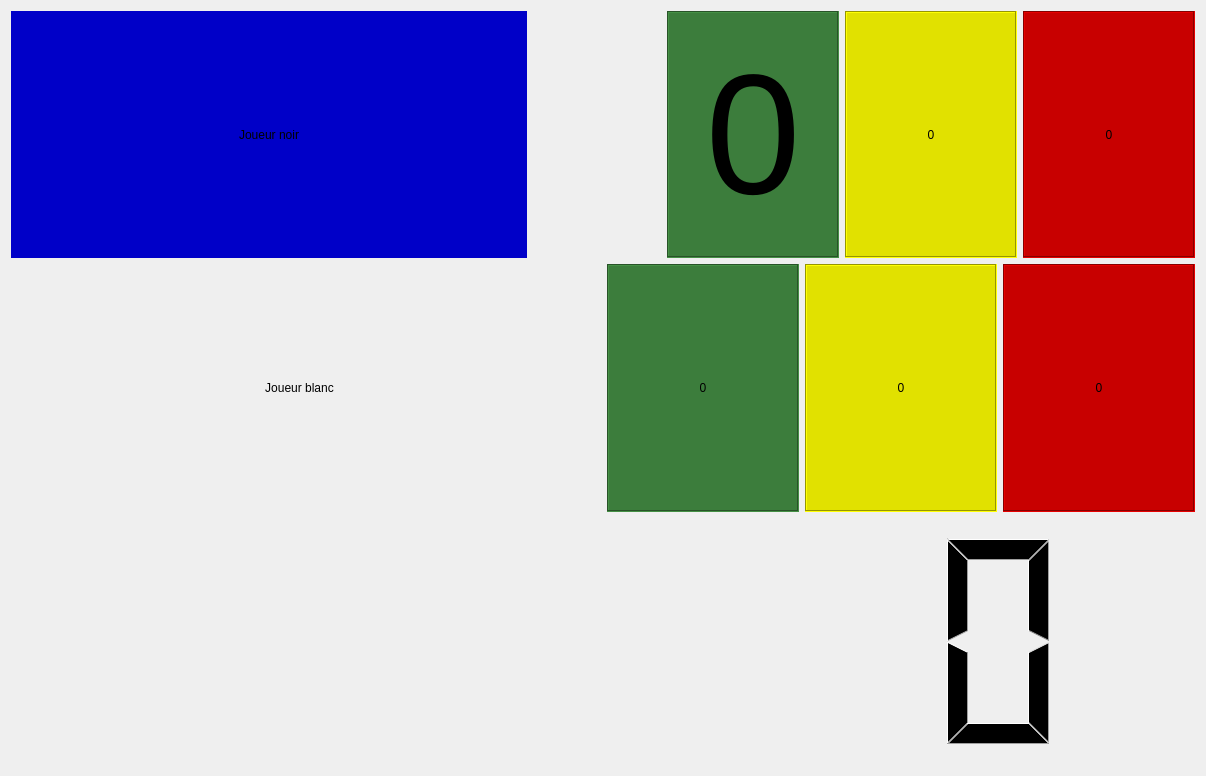
<?xml version="1.0" encoding="UTF-8"?>
<ui version="4.0">
 <class>Scoreboard</class>
 <widget class="QWidget" name="Scoreboard">
  <property name="geometry">
   <rect>
    <x>0</x>
    <y>0</y>
    <width>1206</width>
    <height>776</height>
   </rect>
  </property>
  <property name="minimumSize">
   <size>
    <width>1035</width>
    <height>773</height>
   </size>
  </property>
  <property name="windowTitle">
   <string>Openroll</string>
  </property>
  <property name="windowIcon">
   <iconset resource="resources.qrc">
    <normaloff>:/icons/icon</normaloff>:/icons/icon</iconset>
  </property>
  <layout class="QVBoxLayout" name="main_vlayout">
   <item>
    <layout class="QHBoxLayout" name="comp1_layout">
     <item>
      <widget class="QLabel" name="comp1_name">
       <property name="sizePolicy">
        <sizepolicy hsizetype="Expanding" vsizetype="Expanding">
         <horstretch>3</horstretch>
         <verstretch>1</verstretch>
        </sizepolicy>
       </property>
       <property name="styleSheet">
        <string notr="true">font: 36pt 'Arial';
background-color: rgb(0, 0, 200);
color: 'white';</string>
       </property>
       <property name="text">
        <string>Joueur noir</string>
       </property>
       <property name="scaledContents">
        <bool>false</bool>
       </property>
       <property name="alignment">
        <set>Qt::AlignCenter</set>
       </property>
      </widget>
     </item>
     <item>
      <layout class="QVBoxLayout" name="c1FlagVLayout">
       <property name="sizeConstraint">
        <enum>QLayout::SetDefaultConstraint</enum>
       </property>
       <item>
        <widget class="QLabel" name="c1FlagLabel">
         <property name="enabled">
          <bool>true</bool>
         </property>
         <property name="sizePolicy">
          <sizepolicy hsizetype="Fixed" vsizetype="Fixed">
           <horstretch>0</horstretch>
           <verstretch>0</verstretch>
          </sizepolicy>
         </property>
         <property name="minimumSize">
          <size>
           <width>128</width>
           <height>72</height>
          </size>
         </property>
         <property name="maximumSize">
          <size>
           <width>128</width>
           <height>72</height>
          </size>
         </property>
         <property name="baseSize">
          <size>
           <width>0</width>
           <height>0</height>
          </size>
         </property>
         <property name="autoFillBackground">
          <bool>false</bool>
         </property>
         <property name="styleSheet">
          <string notr="true"/>
         </property>
         <property name="lineWidth">
          <number>1</number>
         </property>
         <property name="text">
          <string notr="true"/>
         </property>
         <property name="pixmap">
          <pixmap resource="resources.qrc">:/flags/ca</pixmap>
         </property>
         <property name="scaledContents">
          <bool>true</bool>
         </property>
         <property name="alignment">
          <set>Qt::AlignCenter</set>
         </property>
        </widget>
       </item>
      </layout>
     </item>
     <item>
      <widget class="QLabel" name="comp1_points">
       <property name="sizePolicy">
        <sizepolicy hsizetype="Expanding" vsizetype="Expanding">
         <horstretch>1</horstretch>
         <verstretch>1</verstretch>
        </sizepolicy>
       </property>
       <property name="font">
        <font>
         <family>Arial</family>
         <pointsize>128</pointsize>
         <weight>50</weight>
         <italic>false</italic>
         <bold>false</bold>
        </font>
       </property>
       <property name="autoFillBackground">
        <bool>false</bool>
       </property>
       <property name="styleSheet">
        <string notr="true">background-color: rgb(60, 125, 60);
color: 'white';
font: 128pt &quot;Arial&quot;;
</string>
       </property>
       <property name="frameShape">
        <enum>QFrame::Box</enum>
       </property>
       <property name="frameShadow">
        <enum>QFrame::Sunken</enum>
       </property>
       <property name="text">
        <string>0</string>
       </property>
       <property name="textFormat">
        <enum>Qt::AutoText</enum>
       </property>
       <property name="scaledContents">
        <bool>false</bool>
       </property>
       <property name="alignment">
        <set>Qt::AlignCenter</set>
       </property>
      </widget>
     </item>
     <item>
      <widget class="QLabel" name="comp1_advantages">
       <property name="sizePolicy">
        <sizepolicy hsizetype="Expanding" vsizetype="Expanding">
         <horstretch>1</horstretch>
         <verstretch>1</verstretch>
        </sizepolicy>
       </property>
       <property name="styleSheet">
        <string notr="true">font: 128pt 'Arial';
background-color: rgb(225, 225, 0);
color: 'white';</string>
       </property>
       <property name="frameShape">
        <enum>QFrame::Box</enum>
       </property>
       <property name="frameShadow">
        <enum>QFrame::Sunken</enum>
       </property>
       <property name="text">
        <string>0</string>
       </property>
       <property name="textFormat">
        <enum>Qt::AutoText</enum>
       </property>
       <property name="alignment">
        <set>Qt::AlignCenter</set>
       </property>
      </widget>
     </item>
     <item>
      <widget class="QLabel" name="comp1_penalties">
       <property name="sizePolicy">
        <sizepolicy hsizetype="Expanding" vsizetype="Expanding">
         <horstretch>1</horstretch>
         <verstretch>1</verstretch>
        </sizepolicy>
       </property>
       <property name="styleSheet">
        <string notr="true">font: 128pt 'Arial';
background-color: rgb(200,0,0);
color: 'white';</string>
       </property>
       <property name="frameShape">
        <enum>QFrame::Box</enum>
       </property>
       <property name="frameShadow">
        <enum>QFrame::Sunken</enum>
       </property>
       <property name="text">
        <string>0</string>
       </property>
       <property name="textFormat">
        <enum>Qt::AutoText</enum>
       </property>
       <property name="alignment">
        <set>Qt::AlignCenter</set>
       </property>
       <property name="margin">
        <number>0</number>
       </property>
      </widget>
     </item>
    </layout>
   </item>
   <item>
    <layout class="QHBoxLayout" name="comp2_layout">
     <item>
      <widget class="QLabel" name="comp2_name">
       <property name="sizePolicy">
        <sizepolicy hsizetype="Expanding" vsizetype="Expanding">
         <horstretch>3</horstretch>
         <verstretch>1</verstretch>
        </sizepolicy>
       </property>
       <property name="styleSheet">
        <string notr="true">font: 36pt 'Arial';
background-color: 'white';</string>
       </property>
       <property name="text">
        <string>Joueur blanc</string>
       </property>
       <property name="alignment">
        <set>Qt::AlignCenter</set>
       </property>
      </widget>
     </item>
     <item>
      <layout class="QVBoxLayout" name="c2FlagVLayout">
       <item>
        <widget class="QLabel" name="c2FlagLabel">
         <property name="sizePolicy">
          <sizepolicy hsizetype="MinimumExpanding" vsizetype="MinimumExpanding">
           <horstretch>1</horstretch>
           <verstretch>1</verstretch>
          </sizepolicy>
         </property>
         <property name="maximumSize">
          <size>
           <width>128</width>
           <height>72</height>
          </size>
         </property>
         <property name="text">
          <string/>
         </property>
         <property name="pixmap">
          <pixmap resource="resources.qrc">:/flags/ca</pixmap>
         </property>
         <property name="scaledContents">
          <bool>true</bool>
         </property>
         <property name="alignment">
          <set>Qt::AlignCenter</set>
         </property>
        </widget>
       </item>
      </layout>
     </item>
     <item>
      <widget class="QLabel" name="comp2_points">
       <property name="sizePolicy">
        <sizepolicy hsizetype="Expanding" vsizetype="Expanding">
         <horstretch>1</horstretch>
         <verstretch>1</verstretch>
        </sizepolicy>
       </property>
       <property name="styleSheet">
        <string notr="true">font: 128pt 'Arial';
background-color: rgb(60, 125, 60);
color: 'white';</string>
       </property>
       <property name="frameShape">
        <enum>QFrame::Box</enum>
       </property>
       <property name="frameShadow">
        <enum>QFrame::Sunken</enum>
       </property>
       <property name="text">
        <string>0</string>
       </property>
       <property name="alignment">
        <set>Qt::AlignCenter</set>
       </property>
      </widget>
     </item>
     <item>
      <widget class="QLabel" name="comp2_advantages">
       <property name="sizePolicy">
        <sizepolicy hsizetype="Expanding" vsizetype="Expanding">
         <horstretch>1</horstretch>
         <verstretch>1</verstretch>
        </sizepolicy>
       </property>
       <property name="styleSheet">
        <string notr="true">font: 128pt 'Arial';
background-color: rgb(225, 225, 0);
color: 'white';</string>
       </property>
       <property name="frameShape">
        <enum>QFrame::Box</enum>
       </property>
       <property name="frameShadow">
        <enum>QFrame::Sunken</enum>
       </property>
       <property name="text">
        <string>0</string>
       </property>
       <property name="alignment">
        <set>Qt::AlignCenter</set>
       </property>
      </widget>
     </item>
     <item>
      <widget class="QLabel" name="comp2_penalties">
       <property name="sizePolicy">
        <sizepolicy hsizetype="Expanding" vsizetype="Expanding">
         <horstretch>1</horstretch>
         <verstretch>1</verstretch>
        </sizepolicy>
       </property>
       <property name="styleSheet">
        <string notr="true">font: 128pt 'Arial';
background-color: rgb(200, 0, 0);
color: 'white';</string>
       </property>
       <property name="frameShape">
        <enum>QFrame::Box</enum>
       </property>
       <property name="frameShadow">
        <enum>QFrame::Sunken</enum>
       </property>
       <property name="text">
        <string>0</string>
       </property>
       <property name="alignment">
        <set>Qt::AlignCenter</set>
       </property>
      </widget>
     </item>
    </layout>
   </item>
   <item>
    <layout class="QHBoxLayout" name="timer_layout">
     <item>
      <widget class="QLabel" name="user_logo">
       <property name="sizePolicy">
        <sizepolicy hsizetype="Preferred" vsizetype="Preferred">
         <horstretch>1</horstretch>
         <verstretch>1</verstretch>
        </sizepolicy>
       </property>
       <property name="minimumSize">
        <size>
         <width>50</width>
         <height>50</height>
        </size>
       </property>
       <property name="maximumSize">
        <size>
         <width>256</width>
         <height>256</height>
        </size>
       </property>
       <property name="text">
        <string notr="true"/>
       </property>
       <property name="pixmap">
        <pixmap resource="resources.qrc">:/ui/logo</pixmap>
       </property>
       <property name="scaledContents">
        <bool>true</bool>
       </property>
       <property name="alignment">
        <set>Qt::AlignLeading|Qt::AlignLeft|Qt::AlignVCenter</set>
       </property>
      </widget>
     </item>
     <item>
      <spacer name="horizontalSpacer_2">
       <property name="orientation">
        <enum>Qt::Horizontal</enum>
       </property>
       <property name="sizeHint" stdset="0">
        <size>
         <width>40</width>
         <height>20</height>
        </size>
       </property>
      </spacer>
     </item>
     <item>
      <widget class="QLCDNumber" name="lcdClock">
       <property name="sizePolicy">
        <sizepolicy hsizetype="MinimumExpanding" vsizetype="MinimumExpanding">
         <horstretch>1</horstretch>
         <verstretch>1</verstretch>
        </sizepolicy>
       </property>
       <property name="frameShape">
        <enum>QFrame::NoFrame</enum>
       </property>
       <property name="frameShadow">
        <enum>QFrame::Plain</enum>
       </property>
      </widget>
     </item>
     <item>
      <layout class="QVBoxLayout" name="verticalLayout"/>
     </item>
    </layout>
   </item>
  </layout>
 </widget>
 <resources>
  <include location="resources.qrc"/>
 </resources>
 <connections/>
</ui>
